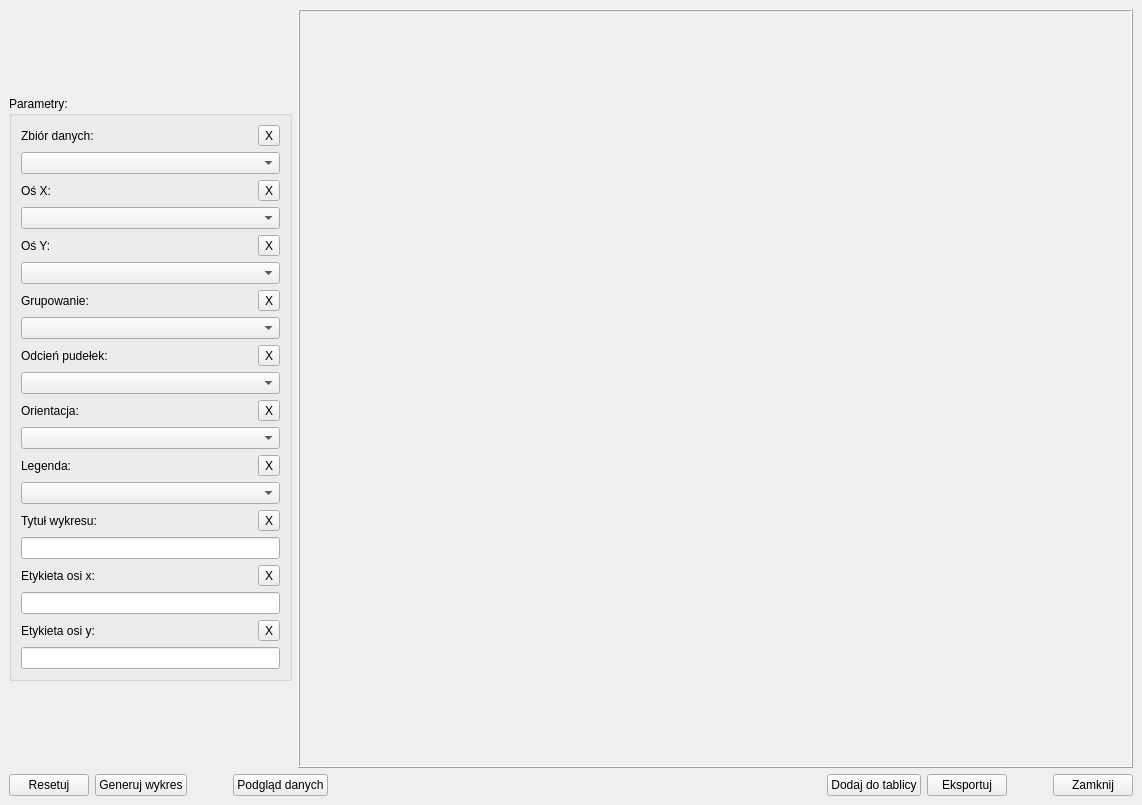
<?xml version="1.0" encoding="UTF-8"?>
<ui version="4.0">
 <class>MainWindow_Box_Plot</class>
 <widget class="QMainWindow" name="MainWindow_Box_Plot">
  <property name="windowModality">
   <enum>Qt::WindowModal</enum>
  </property>
  <property name="geometry">
   <rect>
    <x>0</x>
    <y>0</y>
    <width>1142</width>
    <height>805</height>
   </rect>
  </property>
  <property name="windowTitle">
   <string>Wykres pudełkowy</string>
  </property>
  <widget class="QWidget" name="centralwidget">
   <layout class="QVBoxLayout" name="verticalLayout_12">
    <item>
     <layout class="QHBoxLayout" name="horizontalLayout_2">
      <item>
       <layout class="QHBoxLayout" name="horizontalLayout">
        <item>
         <layout class="QVBoxLayout" name="verticalLayout_2">
          <item>
           <spacer name="verticalSpacer_2">
            <property name="orientation">
             <enum>Qt::Vertical</enum>
            </property>
            <property name="sizeHint" stdset="0">
             <size>
              <width>20</width>
              <height>40</height>
             </size>
            </property>
           </spacer>
          </item>
          <item>
           <widget class="QGroupBox" name="groupBox">
            <property name="sizePolicy">
             <sizepolicy hsizetype="Fixed" vsizetype="Fixed">
              <horstretch>0</horstretch>
              <verstretch>0</verstretch>
             </sizepolicy>
            </property>
            <property name="title">
             <string>Parametry:</string>
            </property>
            <layout class="QVBoxLayout" name="verticalLayout_13">
             <item>
              <layout class="QVBoxLayout" name="verticalLayout_3">
               <item>
                <layout class="QHBoxLayout" name="horizontalLayout_3">
                 <item>
                  <widget class="QLabel" name="label">
                   <property name="text">
                    <string>Zbiór danych:</string>
                   </property>
                  </widget>
                 </item>
                 <item>
                  <spacer name="horizontalSpacer">
                   <property name="orientation">
                    <enum>Qt::Horizontal</enum>
                   </property>
                   <property name="sizeHint" stdset="0">
                    <size>
                     <width>40</width>
                     <height>20</height>
                    </size>
                   </property>
                  </spacer>
                 </item>
                 <item>
                  <widget class="QToolButton" name="toolButton_Data">
                   <property name="text">
                    <string>X</string>
                   </property>
                  </widget>
                 </item>
                </layout>
               </item>
               <item>
                <widget class="QComboBox" name="comboBox_Data">
                 <property name="minimumSize">
                  <size>
                   <width>250</width>
                   <height>0</height>
                  </size>
                 </property>
                 <property name="placeholderText">
                  <string>Wybierz zbiór danych...</string>
                 </property>
                </widget>
               </item>
              </layout>
             </item>
             <item>
              <layout class="QVBoxLayout" name="verticalLayout">
               <item>
                <layout class="QHBoxLayout" name="horizontalLayout_4">
                 <item>
                  <widget class="QLabel" name="label_2">
                   <property name="text">
                    <string>Oś X:</string>
                   </property>
                  </widget>
                 </item>
                 <item>
                  <spacer name="horizontalSpacer_4">
                   <property name="orientation">
                    <enum>Qt::Horizontal</enum>
                   </property>
                   <property name="sizeHint" stdset="0">
                    <size>
                     <width>40</width>
                     <height>20</height>
                    </size>
                   </property>
                  </spacer>
                 </item>
                 <item>
                  <widget class="QToolButton" name="toolButton_X">
                   <property name="text">
                    <string>X</string>
                   </property>
                  </widget>
                 </item>
                </layout>
               </item>
               <item>
                <widget class="QComboBox" name="comboBox_X">
                 <property name="minimumSize">
                  <size>
                   <width>250</width>
                   <height>0</height>
                  </size>
                 </property>
                 <property name="placeholderText">
                  <string>Wybierz dane na osi x...</string>
                 </property>
                </widget>
               </item>
              </layout>
             </item>
             <item>
              <layout class="QVBoxLayout" name="verticalLayout_5">
               <item>
                <layout class="QHBoxLayout" name="horizontalLayout_5">
                 <item>
                  <widget class="QLabel" name="label_3">
                   <property name="text">
                    <string>Oś Y:</string>
                   </property>
                  </widget>
                 </item>
                 <item>
                  <spacer name="horizontalSpacer_5">
                   <property name="orientation">
                    <enum>Qt::Horizontal</enum>
                   </property>
                   <property name="sizeHint" stdset="0">
                    <size>
                     <width>40</width>
                     <height>20</height>
                    </size>
                   </property>
                  </spacer>
                 </item>
                 <item>
                  <widget class="QToolButton" name="toolButton_Y">
                   <property name="text">
                    <string>X</string>
                   </property>
                  </widget>
                 </item>
                </layout>
               </item>
               <item>
                <widget class="QComboBox" name="comboBox_Y">
                 <property name="minimumSize">
                  <size>
                   <width>250</width>
                   <height>0</height>
                  </size>
                 </property>
                 <property name="placeholderText">
                  <string>Wybierz dane na osi y...</string>
                 </property>
                </widget>
               </item>
              </layout>
             </item>
             <item>
              <layout class="QVBoxLayout" name="verticalLayout_6">
               <item>
                <layout class="QHBoxLayout" name="horizontalLayout_6">
                 <item>
                  <widget class="QLabel" name="label_4">
                   <property name="text">
                    <string>Grupowanie:</string>
                   </property>
                  </widget>
                 </item>
                 <item>
                  <spacer name="horizontalSpacer_6">
                   <property name="orientation">
                    <enum>Qt::Horizontal</enum>
                   </property>
                   <property name="sizeHint" stdset="0">
                    <size>
                     <width>40</width>
                     <height>20</height>
                    </size>
                   </property>
                  </spacer>
                 </item>
                 <item>
                  <widget class="QToolButton" name="toolButton_Hue">
                   <property name="text">
                    <string>X</string>
                   </property>
                  </widget>
                 </item>
                </layout>
               </item>
               <item>
                <widget class="QComboBox" name="comboBox_Hue">
                 <property name="minimumSize">
                  <size>
                   <width>250</width>
                   <height>0</height>
                  </size>
                 </property>
                 <property name="placeholderText">
                  <string>Wybierz dane według, których grupować...</string>
                 </property>
                </widget>
               </item>
              </layout>
             </item>
             <item>
              <layout class="QVBoxLayout" name="verticalLayout_15">
               <item>
                <layout class="QHBoxLayout" name="horizontalLayout_8">
                 <item>
                  <widget class="QLabel" name="label_6">
                   <property name="text">
                    <string>Odcień pudełek:</string>
                   </property>
                  </widget>
                 </item>
                 <item>
                  <spacer name="horizontalSpacer_8">
                   <property name="orientation">
                    <enum>Qt::Horizontal</enum>
                   </property>
                   <property name="sizeHint" stdset="0">
                    <size>
                     <width>40</width>
                     <height>20</height>
                    </size>
                   </property>
                  </spacer>
                 </item>
                 <item>
                  <widget class="QToolButton" name="toolButton_Style">
                   <property name="text">
                    <string>X</string>
                   </property>
                  </widget>
                 </item>
                </layout>
               </item>
               <item>
                <widget class="QComboBox" name="comboBox_Style">
                 <property name="minimumSize">
                  <size>
                   <width>250</width>
                   <height>0</height>
                  </size>
                 </property>
                 <property name="currentIndex">
                  <number>-1</number>
                 </property>
                 <property name="placeholderText">
                  <string>Wybierz odcień pudełek...</string>
                 </property>
                 <item>
                  <property name="text">
                   <string>deep</string>
                  </property>
                 </item>
                 <item>
                  <property name="text">
                   <string>muted</string>
                  </property>
                 </item>
                 <item>
                  <property name="text">
                   <string>bright</string>
                  </property>
                 </item>
                 <item>
                  <property name="text">
                   <string>pastel</string>
                  </property>
                 </item>
                 <item>
                  <property name="text">
                   <string>dark</string>
                  </property>
                 </item>
                 <item>
                  <property name="text">
                   <string>colorblind</string>
                  </property>
                 </item>
                 <item>
                  <property name="text">
                   <string>Reds</string>
                  </property>
                 </item>
                 <item>
                  <property name="text">
                   <string>Blues</string>
                  </property>
                 </item>
                 <item>
                  <property name="text">
                   <string>Greens</string>
                  </property>
                 </item>
                 <item>
                  <property name="text">
                   <string>Oranges</string>
                  </property>
                 </item>
                 <item>
                  <property name="text">
                   <string>Purples</string>
                  </property>
                 </item>
                 <item>
                  <property name="text">
                   <string>Greys</string>
                  </property>
                 </item>
                 <item>
                  <property name="text">
                   <string>Set1</string>
                  </property>
                 </item>
                 <item>
                  <property name="text">
                   <string>Set2</string>
                  </property>
                 </item>
                 <item>
                  <property name="text">
                   <string>Set3</string>
                  </property>
                 </item>
                </widget>
               </item>
               <item>
                <layout class="QVBoxLayout" name="verticalLayout_8">
                 <item>
                  <layout class="QHBoxLayout" name="horizontalLayout_9">
                   <item>
                    <widget class="QLabel" name="label_7">
                     <property name="text">
                      <string>Orientacja:</string>
                     </property>
                    </widget>
                   </item>
                   <item>
                    <spacer name="horizontalSpacer_9">
                     <property name="orientation">
                      <enum>Qt::Horizontal</enum>
                     </property>
                     <property name="sizeHint" stdset="0">
                      <size>
                       <width>40</width>
                       <height>20</height>
                      </size>
                     </property>
                    </spacer>
                   </item>
                   <item>
                    <widget class="QToolButton" name="toolButton_Orient">
                     <property name="text">
                      <string>X</string>
                     </property>
                    </widget>
                   </item>
                  </layout>
                 </item>
                 <item>
                  <widget class="QComboBox" name="comboBox_Orient">
                   <property name="minimumSize">
                    <size>
                     <width>250</width>
                     <height>0</height>
                    </size>
                   </property>
                   <property name="currentIndex">
                    <number>-1</number>
                   </property>
                   <property name="placeholderText">
                    <string>Wybierz orientacje pudełek...</string>
                   </property>
                   <item>
                    <property name="text">
                     <string>wertykalna</string>
                    </property>
                   </item>
                   <item>
                    <property name="text">
                     <string>horyzontalna</string>
                    </property>
                   </item>
                  </widget>
                 </item>
                </layout>
               </item>
              </layout>
             </item>
             <item>
              <layout class="QVBoxLayout" name="verticalLayout_4">
               <item>
                <layout class="QHBoxLayout" name="horizontalLayout_10">
                 <item>
                  <widget class="QLabel" name="label_8">
                   <property name="text">
                    <string>Legenda:</string>
                   </property>
                  </widget>
                 </item>
                 <item>
                  <spacer name="horizontalSpacer_10">
                   <property name="orientation">
                    <enum>Qt::Horizontal</enum>
                   </property>
                   <property name="sizeHint" stdset="0">
                    <size>
                     <width>40</width>
                     <height>20</height>
                    </size>
                   </property>
                  </spacer>
                 </item>
                 <item>
                  <widget class="QToolButton" name="toolButton_Legend">
                   <property name="text">
                    <string>X</string>
                   </property>
                  </widget>
                 </item>
                </layout>
               </item>
               <item>
                <widget class="QComboBox" name="comboBox_Legend">
                 <property name="minimumSize">
                  <size>
                   <width>250</width>
                   <height>0</height>
                  </size>
                 </property>
                 <property name="currentIndex">
                  <number>-1</number>
                 </property>
                 <property name="placeholderText">
                  <string>Wybierz opcje wyświetlania legendy...</string>
                 </property>
                 <item>
                  <property name="text">
                   <string>auto</string>
                  </property>
                 </item>
                 <item>
                  <property name="text">
                   <string>brief</string>
                  </property>
                 </item>
                 <item>
                  <property name="text">
                   <string>full</string>
                  </property>
                 </item>
                 <item>
                  <property name="text">
                   <string>Brak</string>
                  </property>
                 </item>
                </widget>
               </item>
              </layout>
             </item>
             <item>
              <layout class="QVBoxLayout" name="verticalLayout_9">
               <item>
                <layout class="QHBoxLayout" name="horizontalLayout_12">
                 <item>
                  <widget class="QLabel" name="label_9">
                   <property name="text">
                    <string>Tytuł wykresu:</string>
                   </property>
                  </widget>
                 </item>
                 <item>
                  <spacer name="horizontalSpacer_11">
                   <property name="orientation">
                    <enum>Qt::Horizontal</enum>
                   </property>
                   <property name="sizeHint" stdset="0">
                    <size>
                     <width>40</width>
                     <height>20</height>
                    </size>
                   </property>
                  </spacer>
                 </item>
                 <item>
                  <widget class="QToolButton" name="toolButton_Title_Plot">
                   <property name="text">
                    <string>X</string>
                   </property>
                  </widget>
                 </item>
                </layout>
               </item>
               <item>
                <widget class="QLineEdit" name="lineEdit_Title_Plot"/>
               </item>
              </layout>
             </item>
             <item>
              <layout class="QVBoxLayout" name="verticalLayout_10">
               <item>
                <layout class="QHBoxLayout" name="horizontalLayout_13">
                 <item>
                  <widget class="QLabel" name="label_10">
                   <property name="text">
                    <string>Etykieta osi x:</string>
                   </property>
                  </widget>
                 </item>
                 <item>
                  <spacer name="horizontalSpacer_12">
                   <property name="orientation">
                    <enum>Qt::Horizontal</enum>
                   </property>
                   <property name="sizeHint" stdset="0">
                    <size>
                     <width>40</width>
                     <height>20</height>
                    </size>
                   </property>
                  </spacer>
                 </item>
                 <item>
                  <widget class="QToolButton" name="toolButton_Label_X">
                   <property name="text">
                    <string>X</string>
                   </property>
                  </widget>
                 </item>
                </layout>
               </item>
               <item>
                <widget class="QLineEdit" name="lineEdit_Label_X"/>
               </item>
              </layout>
             </item>
             <item>
              <layout class="QVBoxLayout" name="verticalLayout_11">
               <item>
                <layout class="QHBoxLayout" name="horizontalLayout_14">
                 <item>
                  <widget class="QLabel" name="label_11">
                   <property name="text">
                    <string>Etykieta osi y:</string>
                   </property>
                  </widget>
                 </item>
                 <item>
                  <spacer name="horizontalSpacer_13">
                   <property name="orientation">
                    <enum>Qt::Horizontal</enum>
                   </property>
                   <property name="sizeHint" stdset="0">
                    <size>
                     <width>40</width>
                     <height>20</height>
                    </size>
                   </property>
                  </spacer>
                 </item>
                 <item>
                  <widget class="QToolButton" name="toolButton_Label_Y">
                   <property name="text">
                    <string>X</string>
                   </property>
                  </widget>
                 </item>
                </layout>
               </item>
               <item>
                <widget class="QLineEdit" name="lineEdit_Label_Y"/>
               </item>
              </layout>
             </item>
            </layout>
           </widget>
          </item>
          <item>
           <spacer name="verticalSpacer">
            <property name="orientation">
             <enum>Qt::Vertical</enum>
            </property>
            <property name="sizeHint" stdset="0">
             <size>
              <width>20</width>
              <height>40</height>
             </size>
            </property>
           </spacer>
          </item>
         </layout>
        </item>
       </layout>
      </item>
      <item>
       <widget class="QFrame" name="frame">
        <property name="frameShape">
         <enum>QFrame::Box</enum>
        </property>
        <property name="frameShadow">
         <enum>QFrame::Raised</enum>
        </property>
        <layout class="QVBoxLayout" name="verticalLayout_14">
         <item>
          <widget class="QWidget" name="widget_Plot" native="true">
           <property name="sizePolicy">
            <sizepolicy hsizetype="Expanding" vsizetype="Expanding">
             <horstretch>0</horstretch>
             <verstretch>0</verstretch>
            </sizepolicy>
           </property>
          </widget>
         </item>
        </layout>
       </widget>
      </item>
     </layout>
    </item>
    <item>
     <layout class="QHBoxLayout" name="horizontalLayout_11">
      <item>
       <widget class="QPushButton" name="pushButton_Reset_Options">
        <property name="text">
         <string>Resetuj</string>
        </property>
       </widget>
      </item>
      <item>
       <widget class="QPushButton" name="pushButton_Generate_Plot">
        <property name="text">
         <string>Generuj wykres</string>
        </property>
       </widget>
      </item>
      <item>
       <spacer name="horizontalSpacer_7">
        <property name="orientation">
         <enum>Qt::Horizontal</enum>
        </property>
        <property name="sizeType">
         <enum>QSizePolicy::Fixed</enum>
        </property>
        <property name="sizeHint" stdset="0">
         <size>
          <width>40</width>
          <height>20</height>
         </size>
        </property>
       </spacer>
      </item>
      <item>
       <widget class="QPushButton" name="pushButton_Data_Preview">
        <property name="text">
         <string>Podgląd danych</string>
        </property>
       </widget>
      </item>
      <item>
       <spacer name="horizontalSpacer_2">
        <property name="orientation">
         <enum>Qt::Horizontal</enum>
        </property>
        <property name="sizeHint" stdset="0">
         <size>
          <width>40</width>
          <height>20</height>
         </size>
        </property>
       </spacer>
      </item>
      <item>
       <widget class="QPushButton" name="pushButton_Add_To_Board">
        <property name="text">
         <string>Dodaj do tablicy</string>
        </property>
       </widget>
      </item>
      <item>
       <widget class="QPushButton" name="pushButton_Export">
        <property name="text">
         <string>Eksportuj</string>
        </property>
       </widget>
      </item>
      <item>
       <spacer name="horizontalSpacer_3">
        <property name="orientation">
         <enum>Qt::Horizontal</enum>
        </property>
        <property name="sizeType">
         <enum>QSizePolicy::Fixed</enum>
        </property>
        <property name="sizeHint" stdset="0">
         <size>
          <width>40</width>
          <height>20</height>
         </size>
        </property>
       </spacer>
      </item>
      <item>
       <widget class="QPushButton" name="pushButton_Close">
        <property name="text">
         <string>Zamknij</string>
        </property>
       </widget>
      </item>
     </layout>
    </item>
   </layout>
  </widget>
 </widget>
 <resources/>
 <connections>
  <connection>
   <sender>pushButton_Close</sender>
   <signal>clicked()</signal>
   <receiver>MainWindow_Box_Plot</receiver>
   <slot>close()</slot>
   <hints>
    <hint type="sourcelabel">
     <x>1094</x>
     <y>782</y>
    </hint>
    <hint type="destinationlabel">
     <x>570</x>
     <y>402</y>
    </hint>
   </hints>
  </connection>
  <connection>
   <sender>toolButton_Data</sender>
   <signal>clicked()</signal>
   <receiver>comboBox_Data</receiver>
   <slot>clearEditText()</slot>
   <hints>
    <hint type="sourcelabel">
     <x>335</x>
     <y>79</y>
    </hint>
    <hint type="destinationlabel">
     <x>184</x>
     <y>108</y>
    </hint>
   </hints>
  </connection>
  <connection>
   <sender>toolButton_X</sender>
   <signal>clicked()</signal>
   <receiver>comboBox_X</receiver>
   <slot>clearEditText()</slot>
   <hints>
    <hint type="sourcelabel">
     <x>335</x>
     <y>139</y>
    </hint>
    <hint type="destinationlabel">
     <x>184</x>
     <y>168</y>
    </hint>
   </hints>
  </connection>
  <connection>
   <sender>toolButton_Y</sender>
   <signal>clicked()</signal>
   <receiver>comboBox_Y</receiver>
   <slot>clearEditText()</slot>
   <hints>
    <hint type="sourcelabel">
     <x>335</x>
     <y>199</y>
    </hint>
    <hint type="destinationlabel">
     <x>184</x>
     <y>228</y>
    </hint>
   </hints>
  </connection>
  <connection>
   <sender>toolButton_Hue</sender>
   <signal>clicked()</signal>
   <receiver>comboBox_Hue</receiver>
   <slot>clearEditText()</slot>
   <hints>
    <hint type="sourcelabel">
     <x>335</x>
     <y>259</y>
    </hint>
    <hint type="destinationlabel">
     <x>184</x>
     <y>288</y>
    </hint>
   </hints>
  </connection>
  <connection>
   <sender>toolButton_Title_Plot</sender>
   <signal>clicked()</signal>
   <receiver>lineEdit_Title_Plot</receiver>
   <slot>clear()</slot>
   <hints>
    <hint type="sourcelabel">
     <x>335</x>
     <y>559</y>
    </hint>
    <hint type="destinationlabel">
     <x>184</x>
     <y>588</y>
    </hint>
   </hints>
  </connection>
  <connection>
   <sender>toolButton_Style</sender>
   <signal>clicked()</signal>
   <receiver>comboBox_Style</receiver>
   <slot>clearEditText()</slot>
   <hints>
    <hint type="sourcelabel">
     <x>335</x>
     <y>379</y>
    </hint>
    <hint type="destinationlabel">
     <x>184</x>
     <y>408</y>
    </hint>
   </hints>
  </connection>
  <connection>
   <sender>toolButton_Orient</sender>
   <signal>clicked()</signal>
   <receiver>comboBox_Orient</receiver>
   <slot>clearEditText()</slot>
   <hints>
    <hint type="sourcelabel">
     <x>334</x>
     <y>438</y>
    </hint>
    <hint type="destinationlabel">
     <x>184</x>
     <y>467</y>
    </hint>
   </hints>
  </connection>
  <connection>
   <sender>toolButton_Label_X</sender>
   <signal>clicked()</signal>
   <receiver>lineEdit_Label_X</receiver>
   <slot>clear()</slot>
   <hints>
    <hint type="sourcelabel">
     <x>335</x>
     <y>619</y>
    </hint>
    <hint type="destinationlabel">
     <x>184</x>
     <y>648</y>
    </hint>
   </hints>
  </connection>
  <connection>
   <sender>toolButton_Legend</sender>
   <signal>clicked()</signal>
   <receiver>comboBox_Legend</receiver>
   <slot>clearEditText()</slot>
   <hints>
    <hint type="sourcelabel">
     <x>335</x>
     <y>499</y>
    </hint>
    <hint type="destinationlabel">
     <x>184</x>
     <y>528</y>
    </hint>
   </hints>
  </connection>
  <connection>
   <sender>toolButton_Label_Y</sender>
   <signal>clicked()</signal>
   <receiver>lineEdit_Label_Y</receiver>
   <slot>clear()</slot>
   <hints>
    <hint type="sourcelabel">
     <x>335</x>
     <y>679</y>
    </hint>
    <hint type="destinationlabel">
     <x>184</x>
     <y>708</y>
    </hint>
   </hints>
  </connection>
 </connections>
</ui>
